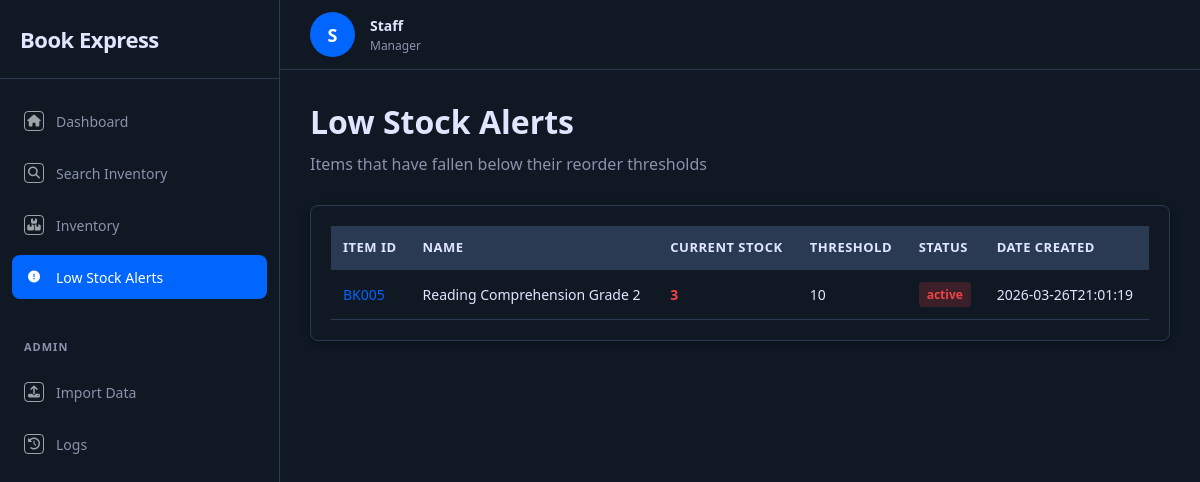
Screenshot of /alerts with the database file from the repository.
### tables this page shows
CREATE TABLE low_stock_alert (
            alert_id INTEGER PRIMARY KEY AUTOINCREMENT,
            item_id TEXT NOT NULL,
            current_quantity INTEGER NOT NULL,
            threshold INTEGER NOT NULL,
            created_at TEXT NOT NULL,
            status TEXT DEFAULT 'active',
            FOREIGN KEY (item_id) REFERENCES inventory_item(item_id)
        );

CREATE TABLE inventory_item (
            item_id TEXT PRIMARY KEY,
            item_name TEXT NOT NULL,
            unit_price REAL NOT NULL DEFAULT 0.0,
            stock_quantity INTEGER NOT NULL DEFAULT 0,
            reorder_threshold INTEGER NOT NULL DEFAULT 5,
            grade TEXT,
            subject TEXT,
            availability_status TEXT DEFAULT 'In Stock'
        );

### app.py (the view)
@app.route("/alerts")
def alerts():
    active_alerts = LowStockAlert.get_active_alerts()
    return render_template("alerts.html", alerts=active_alerts)

### database.py (called while the page is built)
def get_connection():
    conn = sqlite3.connect(DB_PATH)
    conn.row_factory = sqlite3.Row
    conn.execute("PRAGMA foreign_keys = ON")
    return conn

### entities/LowStockAlert.py (called while the page is built)
    @staticmethod
    def get_active_alerts():
        conn = get_connection()
        rows = conn.execute("""
            SELECT a.*, i.item_name FROM low_stock_alert a
            JOIN inventory_item i ON a.item_id = i.item_id
            WHERE a.status = 'active' ORDER BY a.created_at DESC
        """).fetchall()
        conn.close()
        return [{
            "alert_id": r["alert_id"], "item_id": r["item_id"],
            "item_name": r["item_name"], "current_quantity": r["current_quantity"],
            "threshold": r["threshold"], "created_at": r["created_at"], "status": r["status"]
        } for r in rows]

### templates/alerts.html (shortened to what this page needs)
{% extends "base.html" %}
{% set active_page = 'alerts' %}
{% block content %}
<div class="section-header">
    <h1>Low Stock Alerts</h1>
    <p>Items that have fallen below their reorder thresholds</p>
</div>
<div class="catalogue-container">
    {% if alerts %}
    <div class="catalogue-table-wrapper">
        <table class="alerts-table">
            <thead><tr><th>Item ID</th><th>Name</th><th>Current Stock</th><th>Threshold</th><th>Status</th><th>Date Created</th></tr></thead>
            <tbody>
                {% for a in alerts %}
                <tr>
                    <td><a href="/item/{{ a.item_id }}" style="color:var(--primary-color);text-decoration:none">{{ a.item_id }}</a></td>
                    <td>{{ a.item_name }}</td>
                    <td style="color:var(--danger-color);font-weight:600">{{ a.current_quantity }}</td>
                    <td>{{ a.threshold }}</td>
                    <td><span class="alert-status alert-active">{{ a.status }}</span></td>
                    <td>{{ a.created_at[:19] }}</td>
                </tr>
                {% endfor %}
            </tbody>
        </table>
    </div>
    {% endif %}
</div>
{% endblock %}

### static/css/dashboard.css (style rules this page uses)
* { margin:0;padding:0;box-sizing:border-box }
:root { --primary-color:#0066ff;--dark-bg:#0f1823;--sidebar-bg:#0f1823;--card-bg:#0f1823;--border-color:#2a3a52;--text-primary:#e0e6ff;--text-secondary:#8b92ad;--success-color:#10b981;--warning-color:#f59e0b;--danger-color:#ef4444;--icon-color:rgba(255,255,255,0.6) }
body { font-family:'Segoe UI',Tahoma,Geneva,Verdana,sans-serif;background-color:var(--dark-bg);color:var(--text-primary);overflow:hidden }
.section-header { margin-bottom:30px }
.section-header h1 { font-size:32px;font-weight:700;margin-bottom:10px }
.section-header p,.subtitle { font-size:16px;color:var(--text-secondary) }
.data-table,.catalogue-table,.alerts-table,.inventory-table { width:100%;border-collapse:collapse;font-size:14px }
.data-table thead,.catalogue-table thead,.alerts-table thead,.inventory-table thead { background-color:var(--border-color);border-bottom:2px solid var(--border-color) }
.data-table th,.catalogue-table th,.alerts-table th,.inventory-table th { padding:12px;text-align:left;font-weight:600;color:var(--text-primary);font-size:13px;text-transform:uppercase;letter-spacing:.5px }
.data-table td,.catalogue-table td,.alerts-table td,.inventory-table td { padding:12px;border-bottom:1px solid var(--border-color);color:var(--text-primary) }
.catalogue-container,.alerts-container,.inventory-container { background:var(--card-bg);border-radius:8px;box-shadow:0 2px 8px rgba(0,0,0,.3);padding:20px;color:var(--text-primary);border:1px solid var(--border-color) }
.catalogue-table-wrapper,.alerts-table-wrapper,.inventory-table-wrapper { overflow-x:auto }
.alert-status { display:inline-block;padding:4px 8px;border-radius:4px;font-size:12px;font-weight:600 }
.alert-status.alert-active { background-color:rgba(239,68,68,.2);color:var(--danger-color) }

### rows the page displays
low_stock_alert: item_id "BK005", item_name "Reading Comprehension Grade 2", current_quantity "3", threshold "10", status "active", created_at "2026-03-26T21:01:19"
